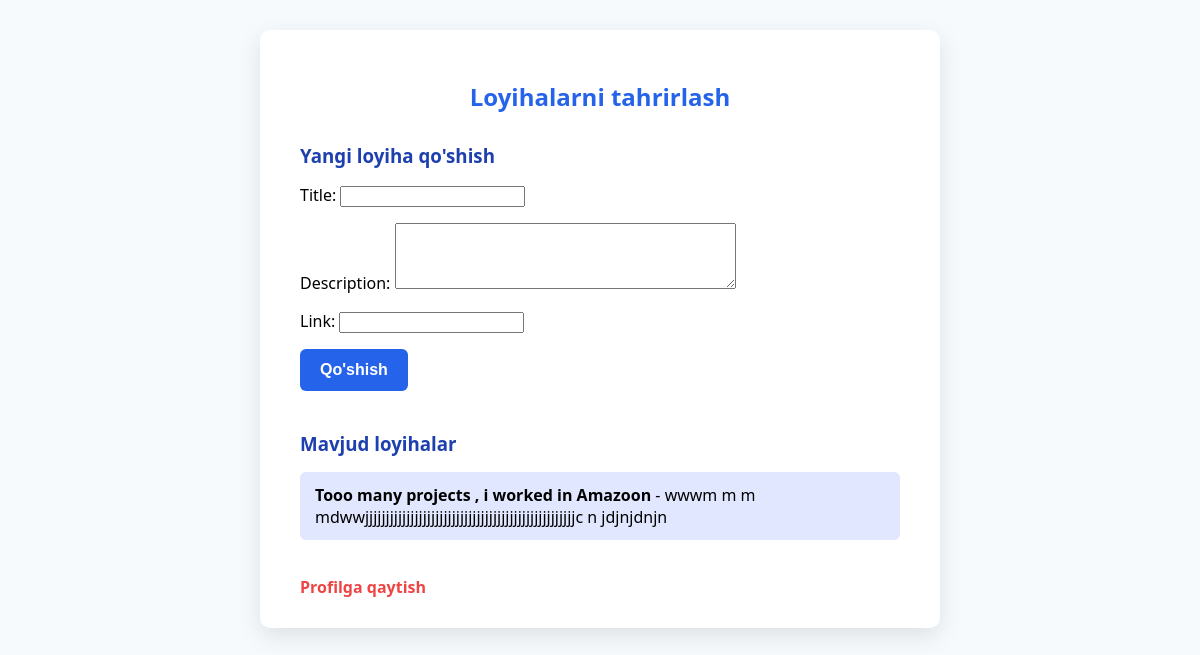
Page /add_project/ (signed in) on the earlier database version.
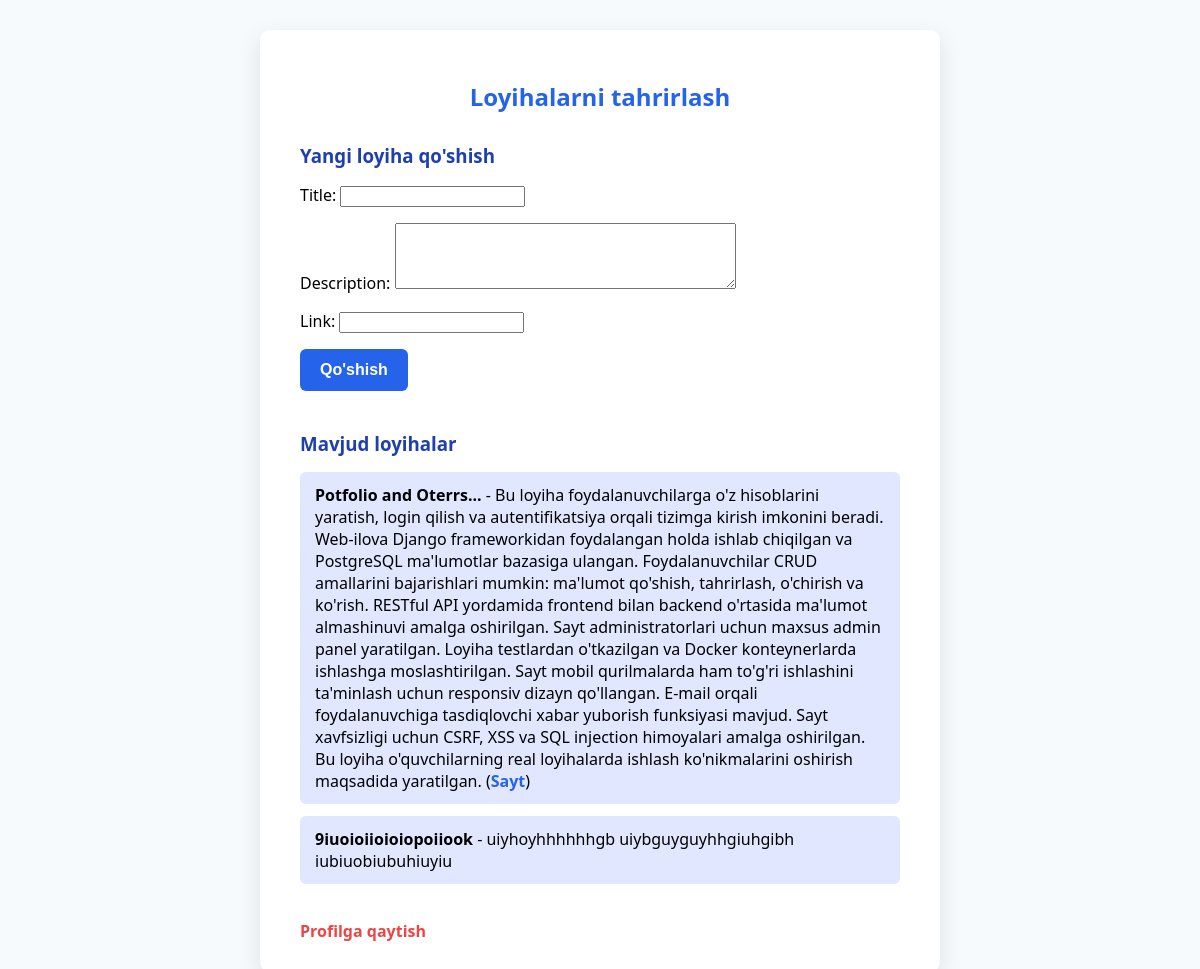
Same page on the later database version.
### configapp/models.py (models this page shows, shortened)
class Project(models.Model):
    title = models.CharField(max_length=150)
    description = models.TextField()
    link = models.URLField(blank=True, null=True)

### configapp/views.py (the view)
# urls.py: path('add_project/', views.edit_projects, name='add_project'),
@login_required(login_url='login')
def edit_projects(request):
    projects = Project.objects.all()
    if request.method == 'POST':
        form = ProjectForm(request.POST)
        if form.is_valid():
            form.save()
            messages.success(request, "Loyiha qo‘shildi!")
            return redirect('edit_projects')
    else:
        form = ProjectForm()
    context = {
        'projects': projects,
        'form': form,
    }
    return render(request, 'edit_projects.html', context)

### configapp/forms.py
class ProjectForm(forms.ModelForm):
    class Meta:
        model = Project
        fields = ['title', 'description', 'link']
        widgets = {
            'title': forms.TextInput(attrs={'class': 'form-control'}),
            'description': forms.Textarea(attrs={'class': 'form-control', 'rows': 4}),
            'link': forms.URLInput(attrs={'class': 'form-control'}),
        }

### configapp/templates/edit_projects.html (shortened to what this page needs)
<!DOCTYPE html>
<html lang="uz">
<head>
</head>
<body>
    <div class="container">
        <h2>Loyihalarni tahrirlash</h2>
        <h3>Yangi loyiha qo'shish</h3>
        <form method="post" action="{% url 'edit_projects' %}">
            {{ form.as_p }}
            <button type="submit">Qo'shish</button>
        </form>
        <h3>Mavjud loyihalar</h3>
        <ul>
            {% for proj in projects %}
                <li>
                    <strong>{{ proj.title }}</strong> - {{ proj.description }}
                    {% if proj.link %}
                        (<a href="{{ proj.link }}" target="_blank" rel="noopener noreferrer">Sayt</a>)
                    {% endif %}
                </li>
            {% empty %}
                <li>Loyiha yo'q</li>
            {% endfor %}
        </ul>
        <a href="{% url 'edit_profile' %}" class="back-link">Profilga qaytish</a>
    </div>
</body>
</html>

### configapp/templates/edit_projects.html (style rules this page uses)
body { background-color: #f7fafc; font-family: 'Segoe UI', Tahoma, Geneva, Verdana, sans-serif; padding: 30px 20px; display: flex; justify-content: center; align-items: flex-start; min-height: 100vh; margin: 0; }
.container { background: white; padding: 30px 40px; border-radius: 10px; box-shadow: 0 8px 25px rgba(0,0,0,0.1); width: 100%; max-width: 600px; }
h2 { color: #2563eb; margin-bottom: 25px; font-weight: 700; text-align: center; }
h3 { color: #1e40af; margin-top: 30px; margin-bottom: 15px; font-weight: 600; }
form { margin-bottom: 40px; }
button { background-color: #2563eb; color: white; font-weight: 700; padding: 12px 20px; border: none; border-radius: 6px; font-size: 16px; cursor: pointer; transition: background-color 0.3s ease; }
ul { list-style: none; padding-left: 0; }
ul li { padding: 12px 15px; margin-bottom: 12px; background-color: #e0e7ff; border-radius: 6px; font-size: 16px; }
ul li a { color: #2563eb; text-decoration: none; font-weight: 600; }
a.back-link { display: inline-block; margin-top: 20px; color: #ef4444; font-weight: 600; text-decoration: none; transition: color 0.3s ease; }

Differences in the rows shown:
removed Project: title "Tooo many projects , i worked in Amazoon", description "wwwm m m mdwwjjjjjjjjjjjjjjjjjjjjjjjjjjjjjjjjjjjjjjjjjjjjjjjjjjjc n jdjnjdnjn"
added Project: title "Potfolio and Oterrs...", description "Bu loyiha foydalanuvchilarga o'z hisoblarini yaratish, login qilish va autentifikatsiya orqali tizimga kirish imkonini beradi. Web-ilova Django frameworkidan foydalangan holda ishlab chiqilgan va PostgreSQL ma'lumotlar bazasiga ulangan. Foydalanuvchilar CRUD amallarini bajarishlari mumkin: ma'lumot qo'shish, tahrirlash, o'chirish va ko'rish. RESTful API yordamida frontend bilan backend o'rtasida ma'lumot almashinuvi amalga oshirilgan. Sayt administratorlari uchun maxsus admin panel yaratilgan. Loyiha testlardan o'tkazilgan va Docker konteynerlarda ishlashga moslashtirilgan. Sayt mobil qurilmalarda ham to'g'ri ishlashini ta'minlash uchun responsiv dizayn qo'llangan. E-mail orqali…"
added Project: title "9iuoioiioioiopoiiook", description "uiyhoyhhhhhhgb uiybguyguyhhgiuhgibh iubiuobiubuhiuyiu"
